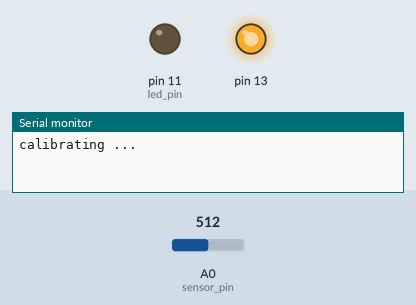
Recording of a sketch running on a simulated Arduino Uno, built with avr-gcc and run on an emulated ATmega328P. Parts: output pins drawn as LEDs (lit = HIGH), the last lines printed to the serial monitor. Dashed ring = blinking. The test bench sets the inputs (shaded band); at power-on: A0 (sensor_pin) = 512.

Above: at 0.1 s.
At 10.79 s:
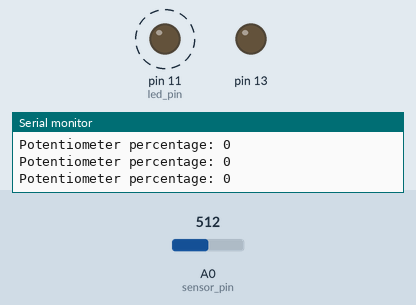
11.3 s: A0 (sensor_pin) set to 494
14.3 s: A0 (sensor_pin) set to 716
At 15.13 s:
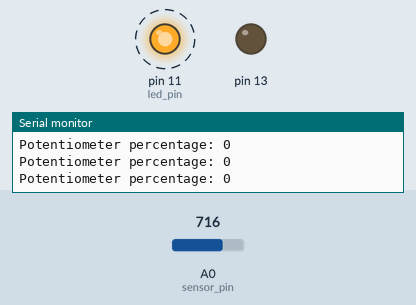
Timing chart, 0 to 23.3 s (numbered marks = the images above; inputs shaded):
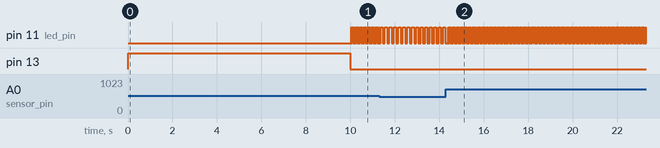

The sketch:

analog_blink_rate_with_calibration.ino
```cpp
/*
 * analog_blink_rate_with_calibration.ino
 *
 * simple program to adjust the blink rate of an led based
 * upon the value of a potentiometer
 *
 * now with calibration
 */

// set pin numbers
const int led_pin = 11;
const int sensor_pin = A0;

// initialise the state of the led
int led_state = LOW;

// calibration variables
int sensor_value = 0;         // the current sensor value
int sensor_min = 1023;        // the minimum sensor value
int sensor_max = 0;           // the maximum sensor value

// CODE

// calibration routine (runs during setup() method)
void calibrate()
{
  // turn on led to signal the start of the calibration
  pinMode(13, OUTPUT);
  digitalWrite(13, HIGH);

  // calibrate during the first ten seconds
  while (millis() < 10000)
  {
    sensor_value = analogRead(sensor_pin);

    // record the maximum sensor value
    if (sensor_value > sensor_max)
    {
      sensor_max = sensor_value;
    }

    // record the minimum sensor value
    if (sensor_value < sensor_min)
    {
      sensor_min = sensor_value;
    }
  }

  // signal the end of the calibration period
  digitalWrite(13, LOW);
}

// set up code
void setup()
{
  // set up the serial connection to enable debugging
  Serial.begin(9600);

  // set the pin i/o
  pinMode(led_pin, OUTPUT);

  // run calibration for the sensor
  Serial.println("calibrating ...");
  calibrate();
  Serial.println("done!");
}

// main program
void loop()
{
  // read the sensor
  sensor_value = analogRead(sensor_pin);

  // remap the sensor value using calibration information
  sensor_value = map(sensor_value, sensor_min, sensor_max, 0, 100);

  // if the sensor value is outside the calibrated range then constrain
  sensor_value = constrain(sensor_value, 0, 100);

  // debugging
  Serial.print("Potentiometer percentage: ");
  Serial.println(sensor_value, DEC);

  // flip the state of the LED
  if (led_state == HIGH)
  {
    led_state = LOW;
  }
  else
  {
    led_state = HIGH;
  }

  // then write it out and wait for the delay set by the pot
  digitalWrite(led_pin, led_state);
  delay(sensor_value * 100);

}
```

Measured:
- after the input at 14.3 s, pin 11 (led_pin): alternates HIGH for 0.03 s and LOW for 0.03 s, starting after 0.12 s
- by itself, pin 11 (led_pin): repeats every 0.20 s: HIGH 0.10 s, LOW 0.10 s
